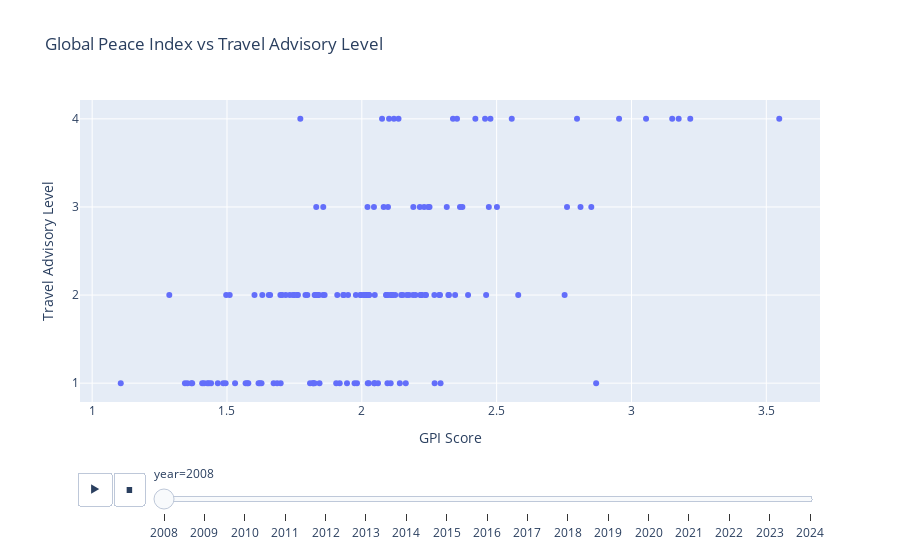

This figure's notebook cell:
### Code cell
fig_gpi = px.scatter(
    merged_clean,
    x="gpi_score",
    y="advisory_level",
    animation_frame="year",
    hover_name="country",
    title="Global Peace Index vs Travel Advisory Level",
    labels={"gpi_score": "GPI Score", "advisory_level": "Travel Advisory Level"}
)

fig_gpi.update_layout(yaxis=dict(tickmode='array', tickvals=[1, 2, 3, 4]))
fig_gpi.show()

### Figure 1 — Plotly figure (JSON) as saved in the notebook; plotly's stock layout.template omitted (floating-point values rounded to 4 significant figures; data arrays with more than 128 entries replaced by an {"elided": "..."} marker saying what was removed)
{"data": [{"hovertemplate": "<b>%{hovertext}</b><br><br>year=2008<br>GPI Score=%{x}<br>Travel Advisory Level=%{y}<extra></extra>", "hovertext": {"elided": "152 str values"}, "legendgroup": "", "marker": {"color": "#636efa", "symbol": "circle"}, "mode": "markers", "name": "", "orientation": "v", "showlegend": false, "type": "scatter", "x": {"elided": "152 float values"}, "xaxis": "x", "y": {"elided": "152 int values"}, "yaxis": "y"}], "layout": {"legend": {"tracegroupgap": 0}, "sliders": [{"active": 0, "currentvalue": {"prefix": "year="}, "len": 0.9, "pad": {"b": 10, "t": 60}, "steps": [{"args": [["2008"], {"frame": {"duration": 0, "redraw": false}, "fromcurrent": true, "mode": "immediate", "transition": {"duration": 0, "easing": "linear"}}], "label": "2008", "method": "animate"}, {"args": [["2009"], {"frame": {"duration": 0, "redraw": false}, "fromcurrent": true, "mode": "immediate", "transition": {"duration": 0, "easing": "linear"}}], "label": "2009", "method": "animate"}, {"args": [["2010"], {"frame": {"duration": 0, "redraw": false}, "fromcurrent": true, "mode": "immediate", "transition": {"duration": 0, "easing": "linear"}}], "label": "2010", "method": "animate"}, {"args": [["2011"], {"frame": {"duration": 0, "redraw": false}, "fromcurrent": true, "mode": "immediate", "transition": {"duration": 0, "easing": "linear"}}], "label": "2011", "method": "animate"}, {"args": [["2012"], {"frame": {"duration": 0, "redraw": false}, "fromcurrent": true, "mode": "immediate", "transition": {"duration": 0, "easing": "linear"}}], "label": "2012", "method": "animate"}, {"args": [["2013"], {"frame": {"duration": 0, "redraw": false}, "fromcurrent": true, "mode": "immediate", "transition": {"duration": 0, "easing": "linear"}}], "label": "2013", "method": "animate"}, {"args": [["2014"], {"frame": {"duration": 0, "redraw": false}, "fromcurrent": true, "mode": "immediate", "transition": {"duration": 0, "easing": "linear"}}], "label": "2014", "method": "animate"}, {"args": [["2015"], {"frame": {"duration": 0, "redraw": false}, "fromcurrent": true, "mode": "immediate", "transition": {"duration": 0, "easing": "linear"}}], "label": "2015", "method": "animate"}, {"args": [["2016"], {"frame": {"duration": 0, "redraw": false}, "fromcurrent": true, "mode": "immediate", "transition": {"duration": 0, "easing": "linear"}}], "label": "2016", "method": "animate"}, {"args": [["2017"], {"frame": {"duration": 0, "redraw": false}, "fromcurrent": true, "mode": "immediate", "transition": {"duration": 0, "easing": "linear"}}], "label": "2017", "method": "animate"}, {"args": [["2018"], {"frame": {"duration": 0, "redraw": false}, "fromcurrent": true, "mode": "immediate", "transition": {"duration": 0, "easing": "linear"}}], "label": "2018", "method": "animate"}, {"args": [["2019"], {"frame": {"duration": 0, "redraw": false}, "fromcurrent": true, "mode": "immediate", "transition": {"duration": 0, "easing": "linear"}}], "label": "2019", "method": "animate"}, {"args": [["2020"], {"frame": {"duration": 0, "redraw": false}, "fromcurrent": true, "mode": "immediate", "transition": {"duration": 0, "easing": "linear"}}], "label": "2020", "method": "animate"}, {"args": [["2021"], {"frame": {"duration": 0, "redraw": false}, "fromcurrent": true, "mode": "immediate", "transition": {"duration": 0, "easing": "linear"}}], "label": "2021", "method": "animate"}, {"args": [["2022"], {"frame": {"duration": 0, "redraw": false}, "fromcurrent": true, "mode": "immediate", "transition": {"duration": 0, "easing": "linear"}}], "label": "2022", "method": "animate"}, {"args": [["2023"], {"frame": {"duration": 0, "redraw": false}, "fromcurrent": true, "mode": "immediate", "transition": {"duration": 0, "easing": "linear"}}], "label": "2023", "method": "animate"}, {"args": [["2024"], {"frame": {"duration": 0, "redraw": false}, "fromcurrent": true, "mode": "immediate", "transition": {"duration": 0, "easing": "linear"}}], "label": "2024", "method": "animate"}], "x": 0.1, "xanchor": "left", "y": 0, "yanchor": "top"}], "title": {"text": "Global Peace Index vs Travel Advisory Level"}, "updatemenus": [{"buttons": [{"args": [null, {"frame": {"duration": 500, "redraw": false}, "fromcurrent": true, "mode": "immediate", "transition": {"duration": 500, "easing": "linear"}}], "label": "&#9654;", "method": "animate"}, {"args": [[null], {"frame": {"duration": 0, "redraw": false}, "fromcurrent": true, "mode": "immediate", "transition": {"duration": 0, "easing": "linear"}}], "label": "&#9724;", "method": "animate"}], "direction": "left", "pad": {"r": 10, "t": 70}, "showactive": false, "type": "buttons", "x": 0.1, "xanchor": "right", "y": 0, "yanchor": "top"}], "xaxis": {"anchor": "y", "domain": [0, 1], "title": {"text": "GPI Score"}}, "yaxis": {"anchor": "x", "domain": [0, 1], "tickmode": "array", "tickvals": [1, 2, 3, 4], "title": {"text": "Travel Advisory Level"}}}}
